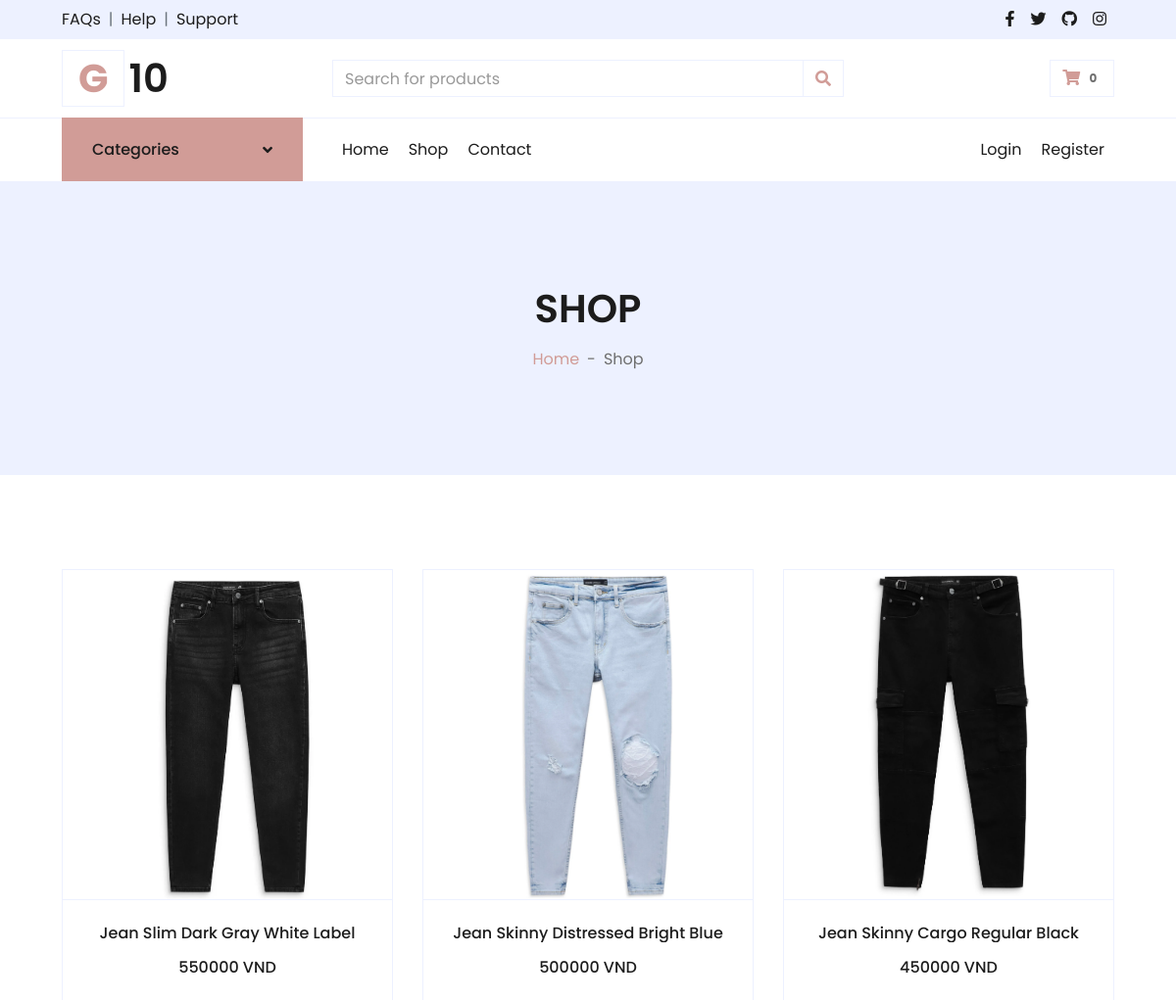
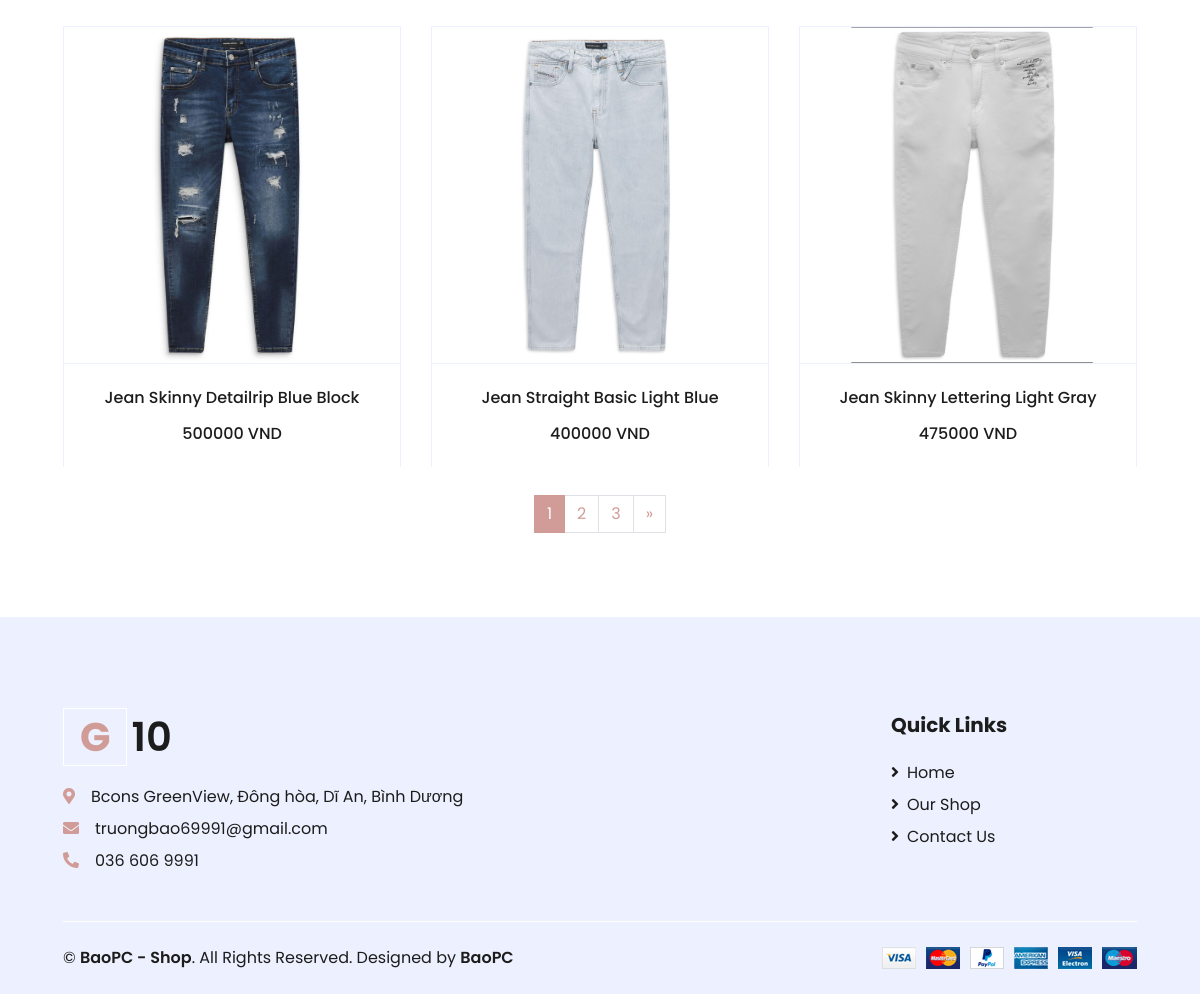
The app's page /shop/?category=Jeans, older data (2 pictures, top to bottom).
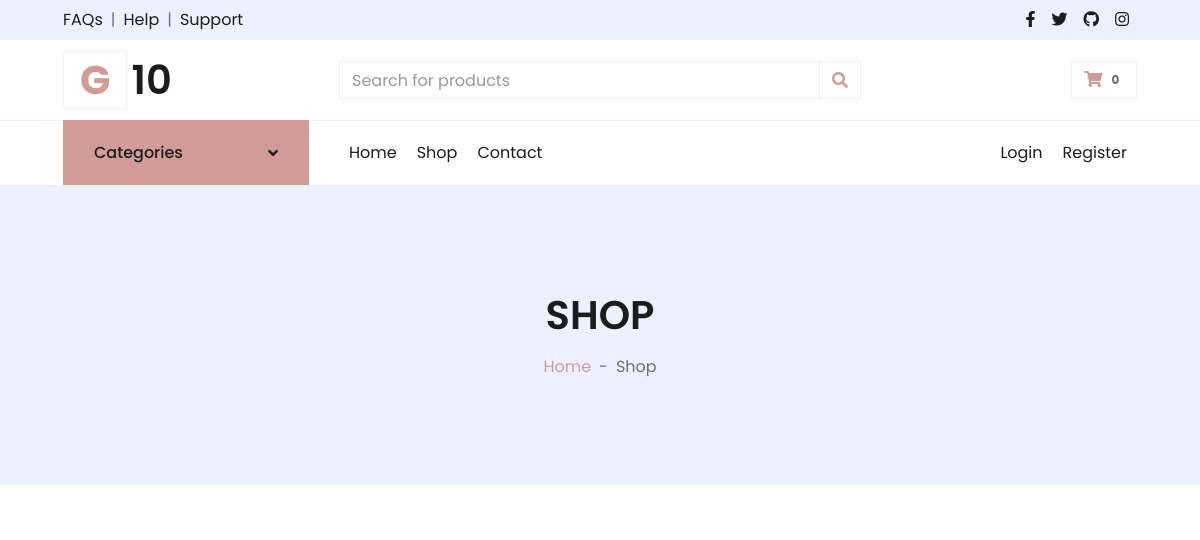
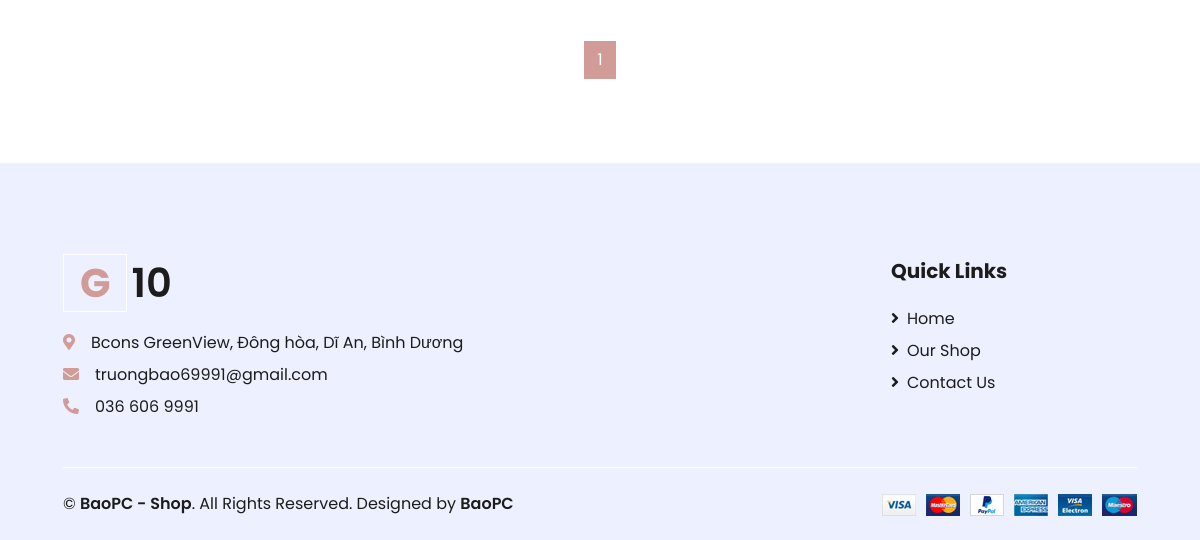
The same page, newer data (2 pictures, top to bottom).
### onlineshop/models.py (models this page shows, shortened)
class Product(models.Model):
    name = models.CharField(max_length=255)
    price = models.IntegerField()
    description = models.CharField(max_length=255)
    image = models.ImageField(null=True)
    category = models.CharField(max_length=255)
    purchase_count = models.IntegerField(default=0)

### onlineshop/views.py (the view)
# urls.py: path('shop/', views.shop, name='shop'),
@csrf_exempt
def shop(request):
    category_name = request.GET.get('category')
    if category_name:
        products = Product.objects.filter(category=category_name)
    else:
        products = Product.objects.all()
    paginator = Paginator(products, 6)
    page = request.GET.get('page')
    try:
        products = paginator.page(page)
    except PageNotAnInteger:
        products = paginator.page(1)
    except EmptyPage:
        products = paginator.page(paginator.num_pages)
    return render(request, 'shop.html', {'products': products, 'category_name': category_name})

### onlineshop/templatetags/custom_filters.py (called while the page is built)
@register.filter
def calculate_total(cart):
    total_price = sum(item['price'] * item['quantity'] for item in cart)
    return round(total_price, 2)

### onlineshop/templates/shop.html (shortened to what this page needs)
    {% extends 'base.html' %}
    {% load static %}
    {% block content %}
    <div class="container-fluid bg-secondary mb-5">
        <div class="d-flex flex-column align-items-center justify-content-center" style="min-height: 300px">
            <h1 class="font-weight-semi-bold text-uppercase mb-3">Shop</h1>
            <div class="d-inline-flex">
                <p class="m-0"><a href="/index">Home</a></p>
                <p class="m-0 px-2">-</p>
                <p class="m-0">Shop</p>
            </div>
        </div>
    </div>
    <div class="container-fluid pt-5">
        <div class="row px-xl-5">
            <div class="col-lg-12 col-md-12">
                <div class="row pb-3">
                    {% for product in products %}
                    <div class="col-lg-4 col-md-6 col-sm-12 pb-1">
                        <div class="card product-item border-0 mb-4">
                            <div class="card-header product-img position-relative overflow-hidden bg-transparent border p-0">
                                <a href="{% url 'product_detail' product.id %}">
                                    <img class="img-fluid w-100" style="width: 600px;" src="{{product.image.url}}" alt="">
                                </a>
                            </div>
                            <div class="card-body border-left border-right text-center p-0 pt-4 pb-3">
                                <h6 class="text-truncate mb-3">{{product.name}}</h6>
                                <div class="d-flex justify-content-center"><h6>{{product.price}} VND</h6></div>
                            </div>
                        </div>
                    </div>
                    {% endfor %}
                    <div class="col-12 pb-1">
                        <nav aria-label="Page navigation">
                            <ul class="pagination justify-content-center mb-3">
                                {% for i in products.paginator.page_range %}
                                <li class="page-item{% if i == products.number %} active{% endif %}">
                                    <a class="page-link" href="?{% if category_name %}category={{ category_name }}&{% endif %}page={{ i }}">{{ i }}</a>
                                </li>
                                {% endfor %}
                                {% if products.has_next %}
                                <li class="page-item">
                                    <a class="page-link" href="?{% if category_name %}category={{ category_name }}&{% endif %}page={{ products.next_page_number }}" aria-label="Next">
                                        <span aria-hidden="true">&raquo;</span>
                                    </a>
                                </li>
                                {% endif %}
                            </ul>
                        </nav>
                    </div>
                </div>
            </div>
        </div>
    </div>
    {% endblock content %}

Row changes from the older to the newer data that the page shows:
removed Product: image (picture), name "Jean Slim Dark Gray White Label", price "550000"
removed Product: image (picture), name "Jean Skinny Distressed Bright Blue", price "500000"
removed Product: image (picture), name "Jean Skinny Cargo Regular Black", price "450000"
removed Product: image (picture), name "Jean Skinny Detailrip Blue Block", price "500000"
removed Product: image (picture), name "Jean Straight Basic Light Blue", price "400000"
removed Product: image (picture), name "Jean Skinny Lettering Light Gray", price "475000"
Text that changed along with them:
list line gone: "2"
list line gone: "3"
